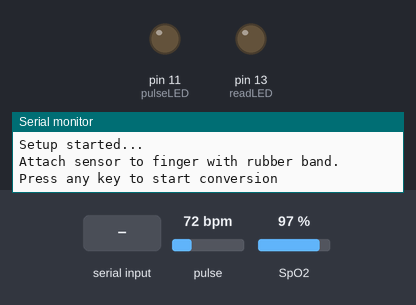
Recording of a sketch running on a simulated Arduino Uno, built with avr-gcc and run on an emulated ATmega328P. On the bench: output pins drawn as LEDs (lit = HIGH), the last lines printed to the serial monitor. Dashed ring = blinking. The test bench sets the inputs (shaded band); at power-on: pulse 72 bpm, SpO2 97 %.

Above: at 0.9 s.
1.0 s: "1" received over Serial
At 5.46 s:
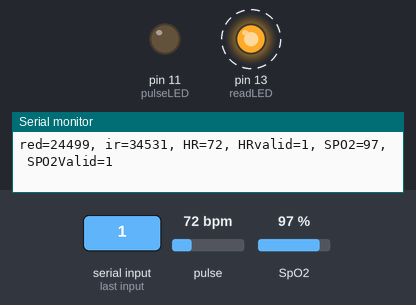
5.5 s: pulse set to 100 bpm
Timing chart, 0 to 14.5 s (numbered marks = the images above; inputs shaded):
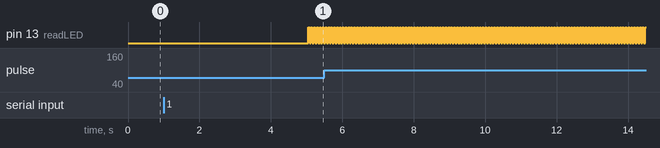

Measured:
- after the input at 1.0 s, pin 13 (readLED): alternates HIGH for 0.04 s and LOW for 0.04 s, starting after 4.0 s

The sketch:

HeartRate.ino
```cpp
#include <Wire.h>
#include "MAX30105.h"
#include "spo2_algorithm.h"

MAX30105 particleSensor;

#define MAX_BRIGHTNESS 255

uint16_t irBuffer[100];  // infrared LED sensor data
uint16_t redBuffer[100]; // red LED sensor data

int32_t bufferLength;
int32_t spo2;
int8_t validSPO2;
int32_t heartRate;
int8_t validHeartRate;

byte pulseLED = 11; // Must be on PWM pin
byte readLED = 13;  // Blinks with each data read

void setup() {
  Serial.begin(115200);
  Serial.println("Setup started...");

  pinMode(pulseLED, OUTPUT);
  pinMode(readLED, OUTPUT);

  // Initialize sensor
  if (!particleSensor.begin(Wire, I2C_SPEED_FAST)) {
    Serial.println(F("MAX30105 was not found. Please check wiring/power."));
    while (1);
  }

  Serial.println(F("Attach sensor to finger with rubber band. Press any key to start conversion"));
  while (Serial.available() == 0); // Wait until user presses a key
  Serial.read();

  byte ledBrightness = 60;     // 0 = off to 255 = max current
  byte sampleAverage = 4;      // 1, 2, 4, 8, 16, 32
  byte ledMode = 2;            // 1 = red, 2 = red+IR, 3 = red+IR+green
  byte sampleRate = 100;       // 50–3200 Hz
  int pulseWidth = 411;        // 69–411 µs
  int adcRange = 4096;         // 2048–16384

  particleSensor.setup(ledBrightness, sampleAverage, ledMode, sampleRate, pulseWidth, adcRange);
}

void loop() {
  bufferLength = 100;

  // Read initial 100 samples
  for (byte i = 0; i < bufferLength; i++) {
    while (!particleSensor.available())
      particleSensor.check();

    redBuffer[i] = particleSensor.getRed();
    irBuffer[i] = particleSensor.getIR();
    particleSensor.nextSample();

    Serial.print(F("red=")); Serial.print(redBuffer[i]);
    Serial.print(F(", ir=")); Serial.println(irBuffer[i]);
  }

  // First calculation
  maxim_heart_rate_and_oxygen_saturation(irBuffer, bufferLength, redBuffer,
                                         &spo2, &validSPO2, &heartRate, &validHeartRate);

  // Continue sampling
  while (1) {
    // Shift last 75 samples to beginning
    for (byte i = 25; i < 100; i++) {
      redBuffer[i - 25] = redBuffer[i];
      irBuffer[i - 25] = irBuffer[i];
    }

    // Read 25 new samples
    for (byte i = 75; i < 100; i++) {
      while (!particleSensor.available())
        particleSensor.check();

      digitalWrite(readLED, !digitalRead(readLED));

      redBuffer[i] = particleSensor.getRed();
      irBuffer[i] = particleSensor.getIR();
      particleSensor.nextSample();

      Serial.print(F("red=")); Serial.print(redBuffer[i]);
      Serial.print(F(", ir=")); Serial.print(irBuffer[i]);
      Serial.print(F(", HR=")); Serial.print(heartRate);
      Serial.print(F(", HRvalid=")); Serial.print(validHeartRate);
      Serial.print(F(", SPO2=")); Serial.print(spo2);
      Serial.print(F(", SPO2Valid=")); Serial.println(validSPO2);
    }

    // Recalculate
    maxim_heart_rate_and_oxygen_saturation(irBuffer, bufferLength, redBuffer,
                                           &spo2, &validSPO2, &heartRate, &validHeartRate);
  }
}
```

License.ino
```cpp
// (licence header left out)

```
